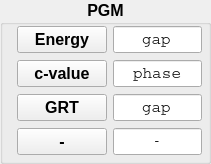
         <widget class="QGroupBox" name="groupBox_PGM">
          <property name="font">
           <font>
            <pointsize>12</pointsize>
            <weight>75</weight>
            <bold>true</bold>
            <kerning>true</kerning>
           </font>
          </property>
          <property name="title">
           <string>PGM</string>
          </property>
          <property name="alignment">
           <set>Qt::AlignHCenter|Qt::AlignTop</set>
          </property>
          <widget class="QLineEdit" name="lineEdit_PGM_Energy">
           <property name="geometry">
            <rect>
             <x>113</x>
             <y>26</y>
             <width>89</width>
             <height>27</height>
            </rect>
           </property>
           <property name="sizePolicy">
            <sizepolicy hsizetype="Fixed" vsizetype="Fixed">
             <horstretch>0</horstretch>
             <verstretch>0</verstretch>
            </sizepolicy>
           </property>
           <property name="font">
            <font>
             <family>Courier</family>
             <pointsize>12</pointsize>
             <weight>50</weight>
             <bold>false</bold>
            </font>
           </property>
           <property name="statusTip">
            <string>optic 1</string>
           </property>
           <property name="whatsThis">
            <string>first optic title</string>
           </property>
           <property name="text">
            <string>gap</string>
           </property>
           <property name="alignment">
            <set>Qt::AlignCenter</set>
           </property>
          </widget>
          <widget class="QPushButton" name="pushButton_PGM_Energy">
           <property name="geometry">
            <rect>
             <x>17</x>
             <y>26</y>
             <width>90</width>
             <height>27</height>
            </rect>
           </property>
           <property name="sizePolicy">
            <sizepolicy hsizetype="Fixed" vsizetype="Fixed">
             <horstretch>0</horstretch>
             <verstretch>0</verstretch>
            </sizepolicy>
           </property>
           <property name="font">
            <font>
             <weight>75</weight>
             <bold>true</bold>
            </font>
           </property>
           <property name="text">
            <string>Energy</string>
           </property>
          </widget>
          <widget class="QLineEdit" name="lineEdit_PGM_c">
           <property name="geometry">
            <rect>
             <x>113</x>
             <y>60</y>
             <width>89</width>
             <height>27</height>
            </rect>
           </property>
           <property name="sizePolicy">
            <sizepolicy hsizetype="Fixed" vsizetype="Fixed">
             <horstretch>0</horstretch>
             <verstretch>0</verstretch>
            </sizepolicy>
           </property>
           <property name="font">
            <font>
             <family>Courier</family>
             <pointsize>12</pointsize>
             <weight>50</weight>
             <bold>false</bold>
            </font>
           </property>
           <property name="statusTip">
            <string>optic 1</string>
           </property>
           <property name="whatsThis">
            <string>first optic title</string>
           </property>
           <property name="text">
            <string>phase</string>
           </property>
           <property name="alignment">
            <set>Qt::AlignCenter</set>
           </property>
          </widget>
          <widget class="QLineEdit" name="lineEdit_PGM_grt">
           <property name="enabled">
            <bool>true</bool>
           </property>
           <property name="geometry">
            <rect>
             <x>113</x>
             <y>94</y>
             <width>89</width>
             <height>27</height>
            </rect>
           </property>
           <property name="sizePolicy">
            <sizepolicy hsizetype="Fixed" vsizetype="Fixed">
             <horstretch>0</horstretch>
             <verstretch>0</verstretch>
            </sizepolicy>
           </property>
           <property name="font">
            <font>
             <family>Courier</family>
             <pointsize>12</pointsize>
             <weight>50</weight>
             <bold>false</bold>
            </font>
           </property>
           <property name="statusTip">
            <string>optic 1</string>
           </property>
           <property name="whatsThis">
            <string>first optic title</string>
           </property>
           <property name="text">
            <string>gap</string>
           </property>
           <property name="frame">
            <bool>true</bool>
           </property>
           <property name="alignment">
            <set>Qt::AlignCenter</set>
           </property>
           <property name="clearButtonEnabled">
            <bool>false</bool>
           </property>
          </widget>
          <widget class="QPushButton" name="pushButton_PGM_c">
           <property name="geometry">
            <rect>
             <x>17</x>
             <y>60</y>
             <width>90</width>
             <height>27</height>
            </rect>
           </property>
           <property name="sizePolicy">
            <sizepolicy hsizetype="Fixed" vsizetype="Fixed">
             <horstretch>0</horstretch>
             <verstretch>0</verstretch>
            </sizepolicy>
           </property>
           <property name="font">
            <font>
             <weight>75</weight>
             <bold>true</bold>
            </font>
           </property>
           <property name="text">
            <string>c-value</string>
           </property>
          </widget>
          <widget class="QPushButton" name="pushButton_PGM_grt">
           <property name="geometry">
            <rect>
             <x>17</x>
             <y>94</y>
             <width>90</width>
             <height>27</height>
            </rect>
           </property>
           <property name="sizePolicy">
            <sizepolicy hsizetype="Fixed" vsizetype="Fixed">
             <horstretch>0</horstretch>
             <verstretch>0</verstretch>
            </sizepolicy>
           </property>
           <property name="font">
            <font>
             <weight>75</weight>
             <bold>true</bold>
            </font>
           </property>
           <property name="text">
            <string>GRT</string>
           </property>
          </widget>
          <widget class="QPushButton" name="pushButton_PGM_spare">
           <property name="geometry">
            <rect>
             <x>17</x>
             <y>128</y>
             <width>90</width>
             <height>27</height>
            </rect>
           </property>
           <property name="sizePolicy">
            <sizepolicy hsizetype="Fixed" vsizetype="Fixed">
             <horstretch>0</horstretch>
             <verstretch>0</verstretch>
            </sizepolicy>
           </property>
           <property name="font">
            <font>
             <weight>75</weight>
             <bold>true</bold>
            </font>
           </property>
           <property name="text">
            <string>-</string>
           </property>
          </widget>
          <widget class="QLineEdit" name="lineEdit_PGM_spare">
           <property name="enabled">
            <bool>true</bool>
           </property>
           <property name="geometry">
            <rect>
             <x>113</x>
             <y>128</y>
             <width>89</width>
             <height>27</height>
            </rect>
           </property>
           <property name="sizePolicy">
            <sizepolicy hsizetype="Fixed" vsizetype="Fixed">
             <horstretch>0</horstretch>
             <verstretch>0</verstretch>
            </sizepolicy>
           </property>
           <property name="font">
            <font>
             <family>Courier</family>
             <pointsize>12</pointsize>
             <weight>50</weight>
             <bold>false</bold>
            </font>
           </property>
           <property name="statusTip">
            <string>optic 1</string>
           </property>
           <property name="whatsThis">
            <string>first optic title</string>
           </property>
           <property name="text">
            <string>-</string>
           </property>
           <property name="frame">
            <bool>true</bool>
           </property>
           <property name="alignment">
            <set>Qt::AlignCenter</set>
           </property>
          </widget>
         </widget>
